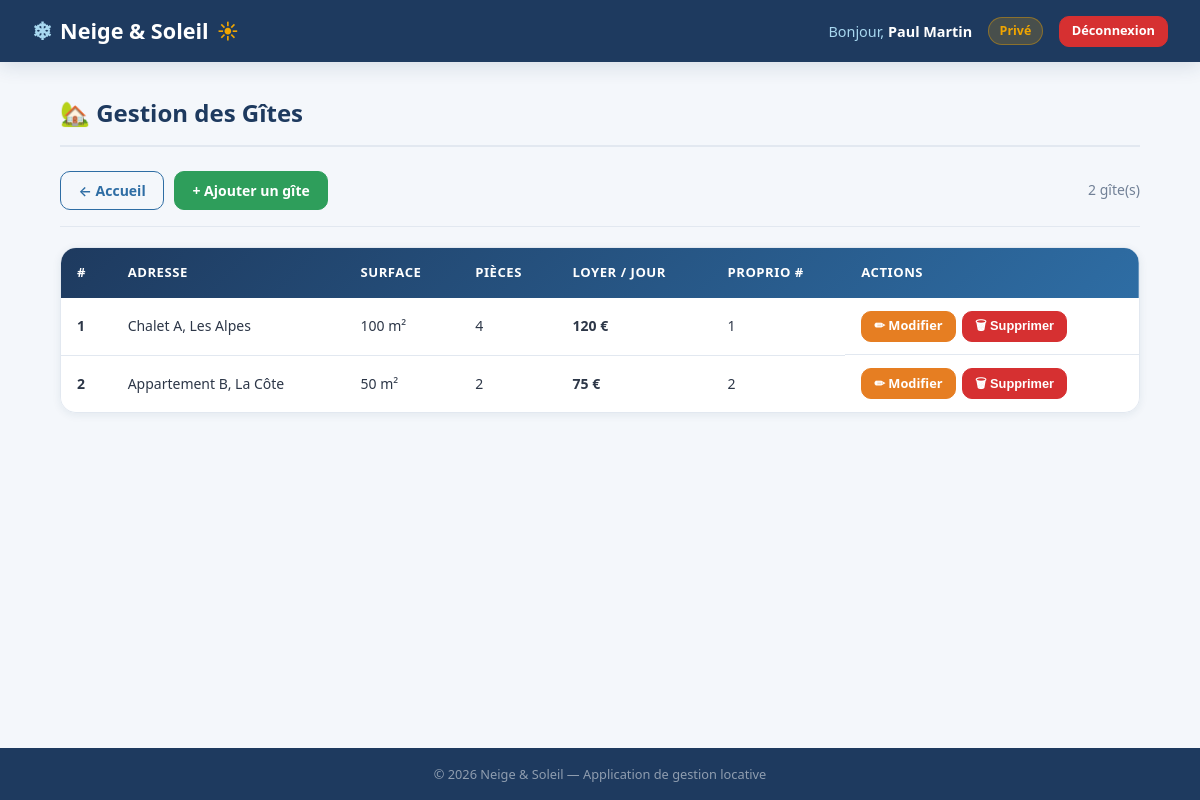
The page /index.php?page=gestion_gite (signed in) on the database its author committed.
### tables this page shows
CREATE TABLE gite (
    idgite    INT          PRIMARY KEY AUTO_INCREMENT,
    adresse   VARCHAR(150) UNIQUE NOT NULL,
    surface   INT          NOT NULL,
    nbpieces  INT          NOT NULL,
    loyer     INT          NOT NULL,
    idproprio INT          NOT NULL,
    CONSTRAINT fk_gite_proprio
        FOREIGN KEY (idproprio) REFERENCES proprio(idproprio)
        ON DELETE CASCADE ON UPDATE CASCADE
);

### index.php (called while the page is built)
<?php
require_once 'controleur/controleur.class.php';
$controleur = new Controleur();
$controleur->gererRequete();

### modele/modele.class.php (called while the page is built, shortened)
<?php
require_once 'config_db.php';
class Modele {
    protected PDO $pdo;
    public function __construct() {
        $this->pdo = ConnexionDB::getInstance()->getPDO();
    }
    public function selectAll(string $table): array {
        $tables_autorisees = ['client', 'proprio', 'gite', 'reservation'];
        $stmt = $this->pdo->query("SELECT * FROM `$table`");
        return $stmt->fetchAll();
    }
}

### modele/config_db.php (called while the page is built)
<?php
class ConnexionDB {
    private static ?ConnexionDB $instance = null;
    private PDO $pdo;
    private function __construct() {
        $host    = 'localhost';
        $db      = 'n&s_31_jv';
        $user    = 'root';
        $pass    = '';
        $charset = 'utf8mb4';
        $dsn     = "mysql:host=$host;dbname=$db;charset=$charset";
        $options = [
            PDO::ATTR_ERRMODE            => PDO::ERRMODE_EXCEPTION,
            PDO::ATTR_DEFAULT_FETCH_MODE => PDO::FETCH_ASSOC,
            PDO::ATTR_EMULATE_PREPARES   => false,
        ];
        try {
            $this->pdo = new PDO($dsn, $user, $pass, $options);
        } catch (PDOException $e) {
            die(json_encode(['erreur' => 'Connexion impossible : ' . $e->getMessage()]));
        }
    }
    public static function getInstance(): ConnexionDB {
        if (self::$instance === null) {
            self::$instance = new ConnexionDB();
        }
        return self::$instance;
    }
    public function getPDO(): PDO {
        return $this->pdo;
    }
}

### vue/vue_select_gite.php (the view, shortened to what this page needs)
<?php
$gites   = $donnees ?? [];
require '_layout_header.php';
?>
    <div class="page-title">🏡 Gestion des Gîtes</div>
    <div class="action-bar">
        <a href="index.php?page=home" class="btn btn-outline">← Accueil</a>
        <?php if (in_array($_SESSION['user_statut'] ?? '', ['admin','privé','public'], true)): ?>
        <a href="index.php?page=vue_insert_gite" class="btn btn-success">+ Ajouter un gîte</a>
        <?php endif; ?>
        <span style="margin-left:auto;color:var(--c-muted);font-size:.875rem"><?php echo count($gites); ?> gîte(s)</span>
    </div>
    <div class="table-wrapper">
        <table>
            <thead>
                <tr>
                    <th>#</th>
                    <th>Adresse</th>
                    <th>Surface</th>
                    <th>Pièces</th>
                    <th>Loyer / jour</th>
                    <th>Proprio #</th>
                    <th>Actions</th>
                </tr>
            </thead>
            <tbody>
                <?php if (empty($gites)): ?>
                    <tr><td colspan="7">
                        <div class="empty-state">
                            <div class="empty-icon">🏠</div>
                            <p>Aucun gîte enregistré.</p>
                        </div>
                    </td></tr>
                <?php else: ?>
                    <?php foreach ($gites as $g): ?>
                    <tr>
                        <td><strong><?php echo $g['idgite']; ?></strong></td>
                        <td><?php echo htmlspecialchars($g['adresse']); ?></td>
                        <td><?php echo $g['surface']; ?> m²</td>
                        <td><?php echo $g['nbpieces']; ?></td>
                        <td><strong><?php echo number_format($g['loyer'], 0, ',', ' '); ?> €</strong></td>
                        <td><?php echo $g['idproprio']; ?></td>
                        <td class="table-actions">
                            <?php if (in_array($_SESSION['user_statut'] ?? '', ['admin','privé','public'], true)): ?>
                            <a href="index.php?page=vue_insert_gite&id=<?php echo $g['idgite']; ?>"
                               class="btn btn-warning btn-sm">✏ Modifier</a>
                            <form method="POST" action="index.php?page=gestion_gite" style="display:inline">
                                <button type="submit" class="btn btn-danger btn-sm"
                                        onclick="return confirm('Supprimer ce gîte ? Ses réservations seront aussi supprimées.')">
                                    🗑 Supprimer
                                </button>
                            </form>
                            <?php else: ?>
                            <span class="badge badge-prive">Lecture seule</span>
                            <?php endif; ?>
                        </td>
                    </tr>
                    <?php endforeach; ?>
                <?php endif; ?>
            </tbody>
        </table>
    </div>
<?php require '_layout_footer.php'; ?>

### css/style.css (style rules this page uses)
:root { --c-primary: #1e3a5f; --c-secondary: #2e6da4; --c-accent: #f0a500; --c-success: #2e9e5b; --c-danger: #d63031; --c-warning: #e67e22; --c-light: #f4f7fb; --c-white: #ffffff; --c-text: #2d3748; --c-muted: #718096; --c-border: #e2e8f0; --radius: 10px; --radius-lg: 16px; --shadow-sm: 0 2px 8px rgba(30,58,95,.08); --shadow-md: 0 4px 20px rgba(30,58,95,.14); --shadow-lg: 0 8px 40px rgba(30,58,95,.18); --transition: .25s ease; }
*, *::before, *::after { box-sizing: border-box; margin: 0; padding: 0; }
body { font-family: 'Segoe UI', system-ui, -apple-system, sans-serif; background: var(--c-light); color: var(--c-text); min-height: 100vh; line-height: 1.6; }
.page-title { font-size: 1.5rem; font-weight: 700; color: var(--c-primary); margin-bottom: 1.5rem; display: flex; align-items: center; gap: .6rem; padding-bottom: .75rem; border-bottom: 2px solid var(--c-border); }
.btn { display: inline-flex; align-items: center; gap: .4rem; padding: .55rem 1.1rem; border-radius: var(--radius); border: 1px solid transparent; font-weight: 600; font-size: .875rem; cursor: pointer; text-decoration: none; transition: all var(--transition); white-space: nowrap; line-height: 1.4; }
.btn-success { background: var(--c-success); color: #fff; border-color: var(--c-success); }
.btn-danger { background: var(--c-danger); color: #fff; border-color: var(--c-danger); }
.btn-warning { background: var(--c-warning); color: #fff; border-color: var(--c-warning); }
.btn-outline { background: transparent; color: var(--c-secondary); border-color: var(--c-secondary); }
.btn-sm { padding: .35rem .75rem; font-size: .8rem; }
.action-bar { display: flex; flex-wrap: wrap; gap: .6rem; align-items: center; margin-bottom: 1.25rem; padding-bottom: 1rem; border-bottom: 1px solid var(--c-border); }
.table-wrapper { overflow-x: auto; border-radius: var(--radius-lg); box-shadow: var(--shadow-sm); border: 1px solid var(--c-border); }
table { width: 100%; border-collapse: collapse; background: var(--c-white); font-size: .875rem; }
thead tr { background: linear-gradient(135deg, var(--c-primary), var(--c-secondary)); }
th { padding: .9rem 1rem; text-align: left; color: var(--c-white); font-weight: 600; font-size: .82rem; text-transform: uppercase; letter-spacing: .04em; white-space: nowrap; }
td { padding: .8rem 1rem; border-bottom: 1px solid var(--c-border); color: var(--c-text); vertical-align: middle; }
tr:last-child td { border-bottom: none; }
.table-actions { display: flex; gap: .4rem; flex-wrap: wrap; }

### rows shown on the page
gite: idgite "1", adresse "Chalet A, Les Alpes", surface "100", nbpieces "4", loyer "120", idproprio "1"
gite: idgite "2", adresse "Appartement B, La Côte", surface "50", nbpieces "2", loyer "75", idproprio "2"

### other values the page prints
$nom_user "Paul Martin"
$statut "Privé"
count($gites) "2"
